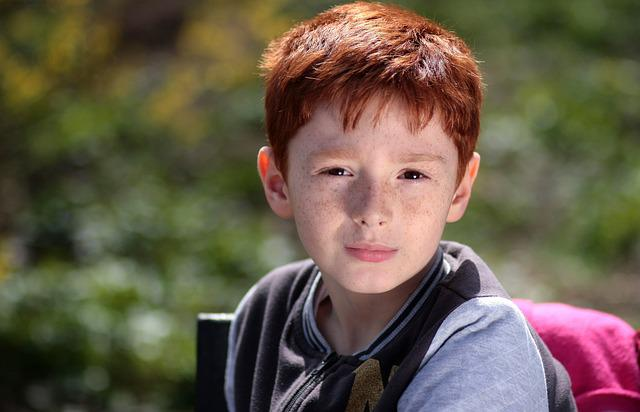
#> input picture Image/boy.jpg, 640 x 412 px
$ jupyter execute Boy_Face.ipynb
#> lines starting #> are read from the running program, lines starting #| are printed output that depends on the picture; after the words box and inside, x2 and y2 are one past the last pixel; in counts of white or black regions, pixels touching at a corner belong together
[cell 1]
import cv2
import numpy as np

print("OpenCV version", cv2.__version__)
print("NumPy version", np.__version__)

[cell 2]
img=cv2.imread('./Image/boy.jpg')
#> img is the input picture: shape (412, 640, 3); mean B, G, R 73, 90.6, 102.6
img2=img.copy()
winName='Boy Face'

classifier=cv2.CascadeClassifier('./haarcascade/haarcascade_frontalface_alt2.xml')
face=classifier.detectMultiScale(img)
#> face = [[271, 99, 203, 203]]
for x, y, w, h in face:
    img2=cv2.rectangle(img2, (x, y, w, h), (0, 0, 255), 3)
#> this loop made 1 pass
#> pass 1, `img2=cv2.rectangle(img2, (x, y, w, h), (0, 0, 255), 3)`:
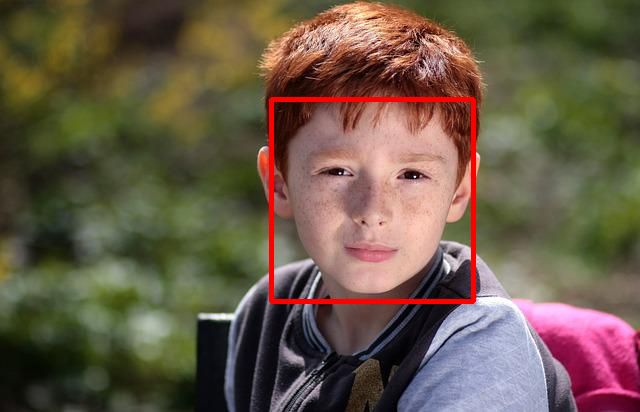
#> img2: shape (412, 640, 3); 1.53% of pixels changed, all inside (x1, y1, x2, y2) = (269, 97, 476, 304)

img_out=np.hstack((img, img2))
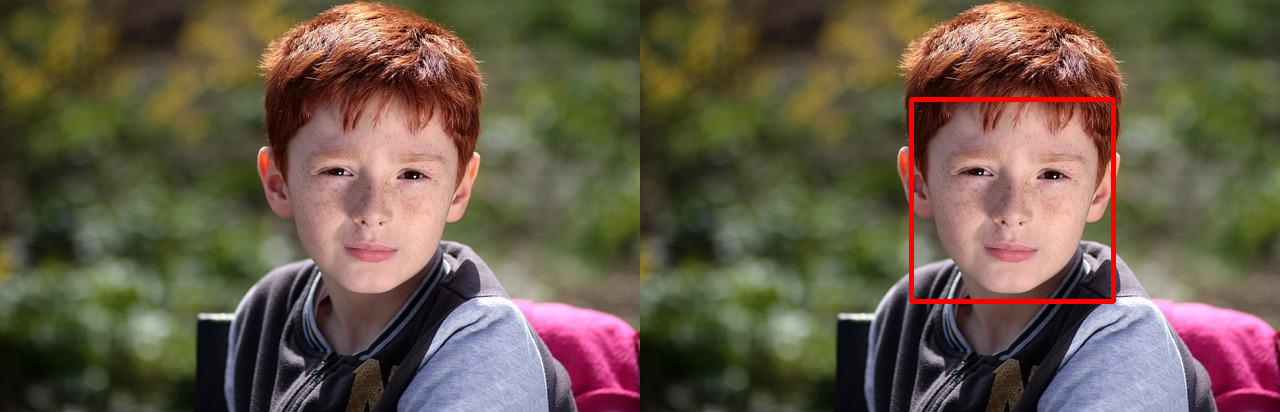
#> img_out: shape (412, 1280, 3); mean B, G, R 72.6, 90, 103.8
cv2.imshow(winName, img_out)
cv2.waitKey()
cv2.destroyAllWindows()
